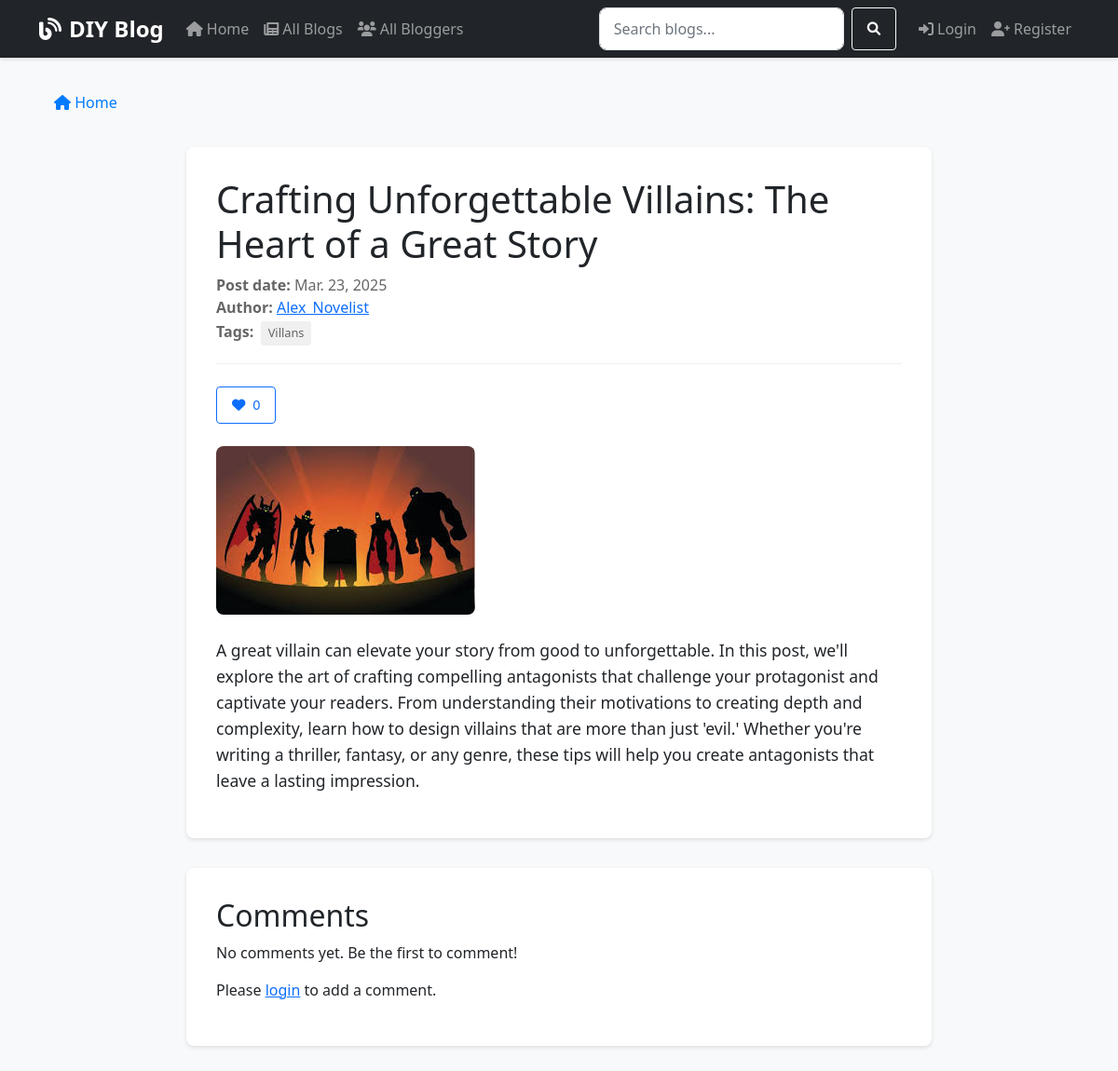
/blog/15/, run on an earlier commit of the app's database.
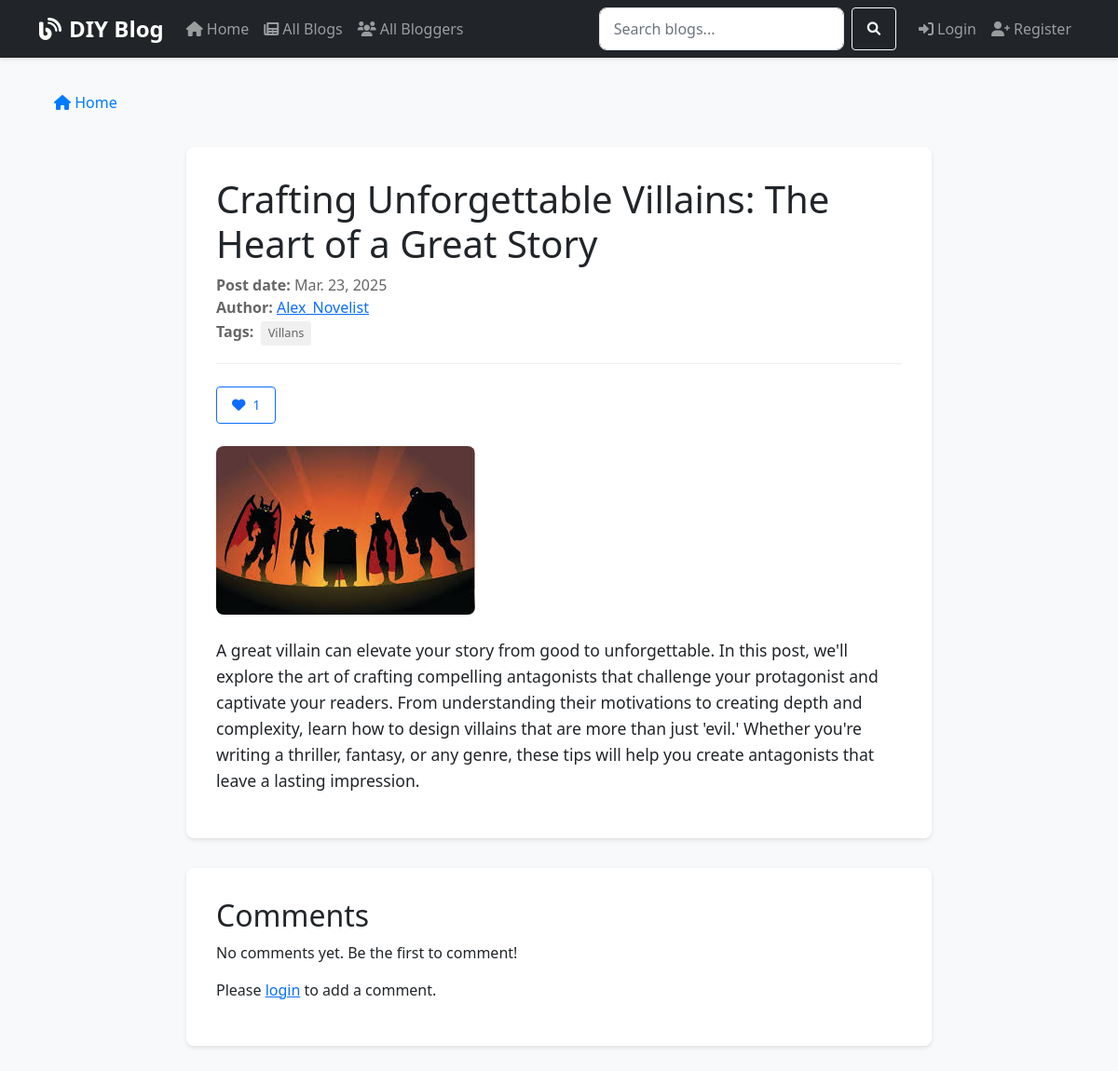
And on a later commit of the database.
### blogs/models.py (models this page shows, shortened)
class BlogPost(models.Model):
    title = models.CharField(max_length=200)
    slug = models.SlugField(unique=True, null=True, blank=True)
    author = models.ForeignKey(Blogger, on_delete=models.CASCADE)
    content = models.TextField()
    post_date = models.DateTimeField(auto_now_add=True)
    last_modified = models.DateTimeField(auto_now=True)
    tags = models.ManyToManyField(Tag, blank=True)
    image = models.ImageField(upload_to='blog_images/', blank=True, null=True)
    likes = models.ManyToManyField(User, related_name='liked_posts', blank=True)
    views = models.PositiveIntegerField(default=0)
    class Meta:
        ordering = ['-post_date']
    def save(self, *args, **kwargs):
        super().save(*args, **kwargs)
    def get_like_count(self):
        return self.likes.count()

class Blogger(models.Model):
    user = models.OneToOneField(User, on_delete=models.CASCADE)
    bio = models.TextField(max_length=500, blank=True)
    profile_picture = models.ImageField(upload_to='profile_pics/', null=True, blank=True)
    joined_date = models.DateTimeField(default=timezone.now)
    def __str__(self):
        return self.user.username
    def get_absolute_url(self):
        return reverse('blogger-detail', args=[str(self.id)])

### blogs/views.py (the view)
# urls.py: path('blog/<int:pk>/', views.BlogDetailView.as_view(), name='blog-detail'),
class BlogDetailView(generic.DetailView):
    model = BlogPost
    template_name = 'blogs/blogpost_detail.html'
    def get_context_data(self, **kwargs):
        context = super().get_context_data(**kwargs)
        context['comments'] = self.object.comments.all().order_by('post_date')
        context['comment_form'] = CommentForm()
        self.object.views += 1
        self.object.save()
        return context

### blogs/forms.py
class CommentForm(forms.ModelForm):
    class Meta:
        model = Comment
        fields = ['content']
        widgets = {
            'content': forms.Textarea(attrs={
                'rows': 4,
                'placeholder': 'Enter your comment here...'
            })
        }

### blogs/templates/blogs/blogpost_detail.html (shortened to what this page needs)
{% extends "blogs/base.html" %}
{% load static %}
{% block content %}
<article class="blog-post">
    <h1>{{ object.title }}</h1>
    <div class="post-meta">
        <strong>Post date:</strong> {{ object.post_date|date:"M. j, Y" }}<br>
        <strong>Author:</strong> <a href="{{ object.author.get_absolute_url }}">{{ object.author }}</a>
        {% if object.tags.all %}
        <br>
        <strong>Tags:</strong>
        {% for tag in object.tags.all %}
            <span class="tag">{{ tag.name }}</span>
        {% endfor %}
        {% endif %}
    </div>
    <div class="post-actions mb-4">
        {% if user.is_authenticated %}
            <a href="{% url 'like-post' object.pk %}" class="btn btn-outline-primary">
                <i class="fas fa-heart {% if user in object.likes.all %}text-danger{% endif %}"></i>
                <span class="ms-1">{{ object.get_like_count }}</span>
            </a>
        {% else %}
            <a href="{% url 'login' %}" class="btn btn-outline-primary">
                <i class="fas fa-heart"></i>
                <span class="ms-1">{{ object.get_like_count }}</span>
            </a>
        {% endif %}
    </div>
    {% if object.image %}
    <div class="post-image">
        <img src="{{ object.image.url }}" alt="{{ object.title }}" class="img-fluid">
    </div>
    {% endif %}
    <div class="post-content">
        {{ object.content|linebreaks }}
    </div>
</article>
<section class="comments-section">
    <h2>Comments</h2>
    {% for comment in comments %}
        <div class="comment">
            <div class="comment-meta">
                <a href="{{ comment.author.get_absolute_url }}">{{ comment.author }}</a>
                ({{ comment.post_date|date:"M. j, Y, g:i a." }})
            </div>
            <div class="comment-content">
                {{ comment.content|linebreaks }}
            </div>
        </div>
    {% empty %}
        <p>No comments yet. Be the first to comment!</p>
    {% endfor %}
    {% if user.is_authenticated %}
        <div class="add-comment">
            <a href="{% url 'comment-create' object.id %}" class="button">Add a new comment</a>
        </div>
    {% else %}
        <p>Please <a href="{% url 'login' %}">login</a> to add a comment.</p>
    {% endif %}
</section>
{% endblock %}

What changed in the data, as far as the page shows it:
changed BlogPost "Crafting Unforgettable Villains: The Heart of a Great Story": get_like_count "0" → "1"
